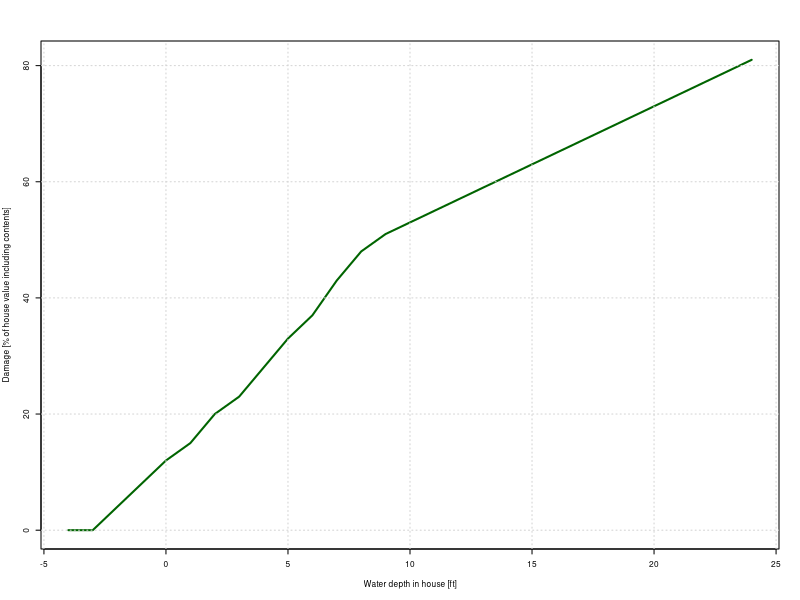
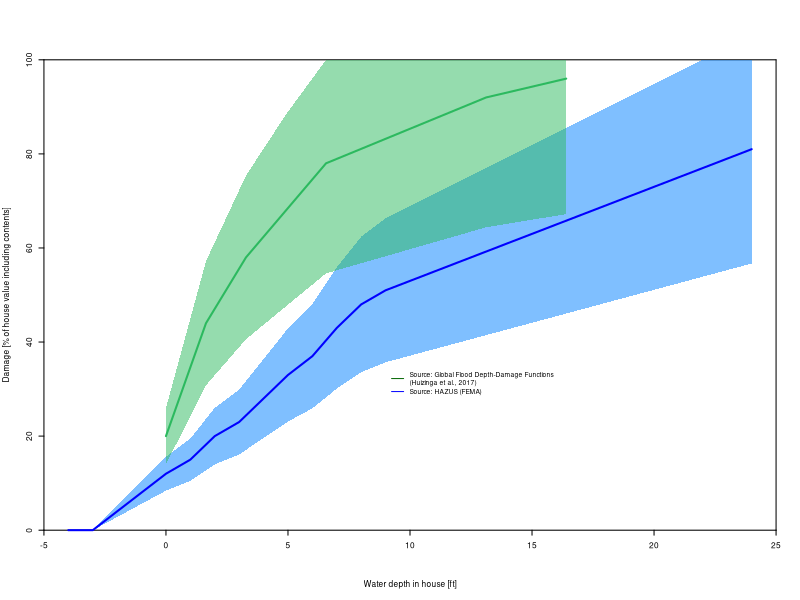

Source code (R) for these figures, in order:
##==============================================================================
##
## Script plots depth-damage function
##
## Authors: Mahkameh Zarekarizi (mahkameh.zare@gmail.com) 
##          
##==============================================================================
## Copyright 2019 Mahkameh Zarekarizi
## This file is free software: you can redistribute it and/or modify
## it under the terms of the GNU General Public License as published by
## the Free Software Foundation, either version 3 of the License, or
## (at your option) any later version.
##
## This file is distributed in the hope that it will be useful,
## but WITHOUT ANY WARRANTY; without even the implied warranty of
## MERCHANTABILITY or FITNESS FOR A PARTICULAR PURPOSE.  See the
## GNU General Public License for more details.
##
## You should have received a copy of the GNU General Public License
## along with this file.  If not, see <http://www.gnu.org/licenses/>.
##==============================================================================
## Instructions to run:
## 1. If you have not already done so, change the working directory to the main 
##    folder (Zarekarizi-Home-Elevation)
##    To do so:
##      1. If on RStudio, open the README.md file. Then on the menu bar, go to 
##         Session-->Set Working Directory-->To Source File Location
##      2. If on RStudio, on the lower right box, open "Zarekarizi-Home-Elevation"
##         Then, click on More --> Set as Working Directory
##      3. On console, type the following command: 
##         setwd("~/.../../../../Zarekarizi-Home-Elevation") 
## 2. To Run:
##      1. Click on Source button or, on console, type: Source("../../...R")
## 3. Outputs:
##      1. A pdf or jpeg file in "Figures" directory that contains the plot
##==============================================================================

# Global variables
main_path=getwd()
myred <- rgb(1, 102/255, 102/255, 0.5)
mygreenFade <- rgb(44/255, 185/255, 95/255, 0.5) 
mygreen <- rgb(44/255, 185/255, 95/255, 1) 
myblue <- rgb(0/255, 128/255, 1, 0.5)

# Depth and damage information 
## The following depth-damage function is from the European Commission’s science and knowledge service. Please find more information in the paper 
## Link:https://ec.europa.eu/jrc/en/publication/global-flood-depth-damage-functions-methodology-and-database-guidelines
Depth_1 <-           c(0, 1.64, 3.28, 4.92, 6.56, 9.84, 13.12, 16.40)
Damage_Factors_1 <- c(0.20, 0.44, 0.58, 0.68, 0.78, 0.85, 0.92, 0.96)*100
Damage_Factors_ub_1<-Damage_Factors_1+Damage_Factors_1*0.3
Damage_Factors_lb_1<-Damage_Factors_1-Damage_Factors_1*0.3
Damage_Factors_ub_1[Damage_Factors_ub_1>100]=100

# Another source for Depth-Damage function is HAZUS:
Depth<-c(-4,-3,-2,-1,0,1,2,3,4,5,6,7,8,9,10,11,12,13,14,15,16,17,18,19,20,21,22,23,24)
Damage_Factors<-c(0,0,4,8,12,15,20,23,28,33,37,43,48,51,53,55,57,59,61,63,65,67,69,71,73,75,77,79,81)
Damage_Factors_ub<-Damage_Factors+Damage_Factors*0.3
Damage_Factors_lb<-Damage_Factors-Damage_Factors*0.3
Damage_Factors_ub[Damage_Factors_ub>100]=100

Xlim=c(min(min(Depth),min(Depth_1)),max(max(Depth),max(Depth_1)))
Ylim=c(0,max(max(Damage_Factors_ub_1),max(Damage_Factors_ub)))

# Plot the depth-damage function
pdf(paste(main_path,"/Figures/S2_Depth_Damage.pdf",sep=""),width = 3.94,height=2.43)
#jpeg(paste(main_path,"/Figures/S2_Depth_Damage_certainty_HAZUS.jpeg",sep=""),width =3.94, height =2.43,units="in",res=300)

par(cex=0.5)
plot(Depth,Damage_Factors,type="l",lwd=2,col="darkgreen",xlab="Water depth in house [ft]",ylab="Damage [% of house value including contents]")
grid()
dev.off()

# Plot depth-damage under uncertainty 
#jpeg(paste(main_path,"/Figures/S2_Depth_Damage_Uncertainty.jpeg",sep=""),width =3.94, height =2.43,units="in",res=300)
pdf(paste(main_path,"/Figures/S2_Depth_Damage_Uncertainty.pdf",sep=""),width =3.94, height =2.43)

par(cex=0.5)
plot(Depth,Damage_Factors,type="n",lwd=2,col="darkgreen",xlab="Water depth in house [ft]",ylab="Damage [% of house value including contents]",
     ylim=c(0,100),xlim=Xlim,axes=F)
axis(1,pos=0)
axis(2,pos=-5)
lines(c(-5,25),c(100,100))
#grid()
polygon(x=c(Depth,rev(Depth)),y=c(Damage_Factors_lb,rev(Damage_Factors_ub)),border = NA,col=myblue)
lines(Depth,Damage_Factors,lwd=2,col="blue")
lines(c(25,25),c(0,100))
polygon(x=c(Depth_1,rev(Depth_1)),y=c(Damage_Factors_lb_1,rev(Damage_Factors_ub_1)),border = NA,col=mygreenFade)
lines(Depth_1,Damage_Factors_1,lwd=2,col=mygreen)

legend(9,35,c("Source: Global Flood Depth-Damage Functions \n(Huizinga et al., 2017)","Source: HAZUS (FEMA)"),lty=c(1,1),
       col=c("darkgreen","blue"),cex=0.8,bty="n")
dev.off()
